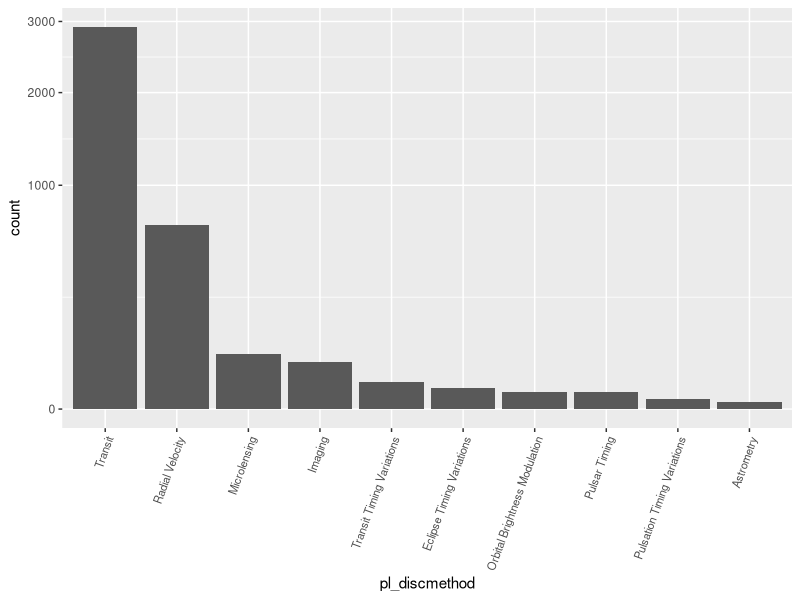
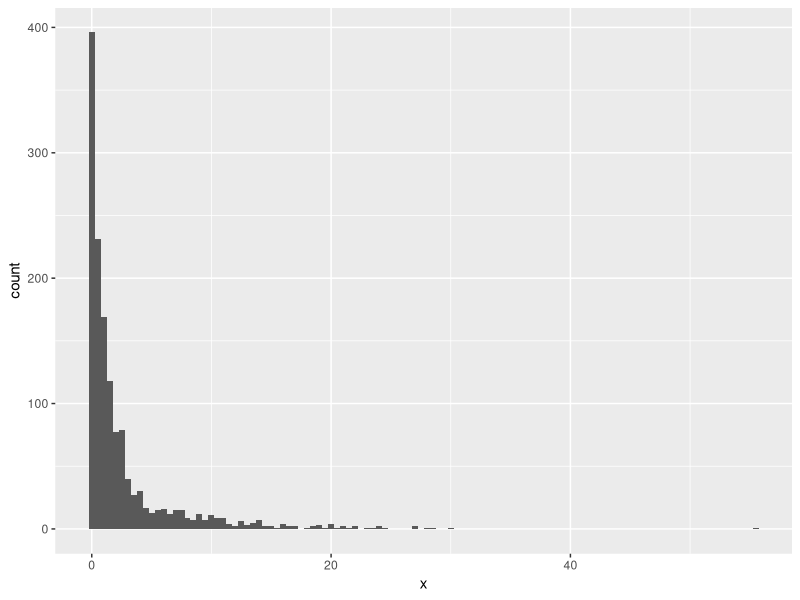
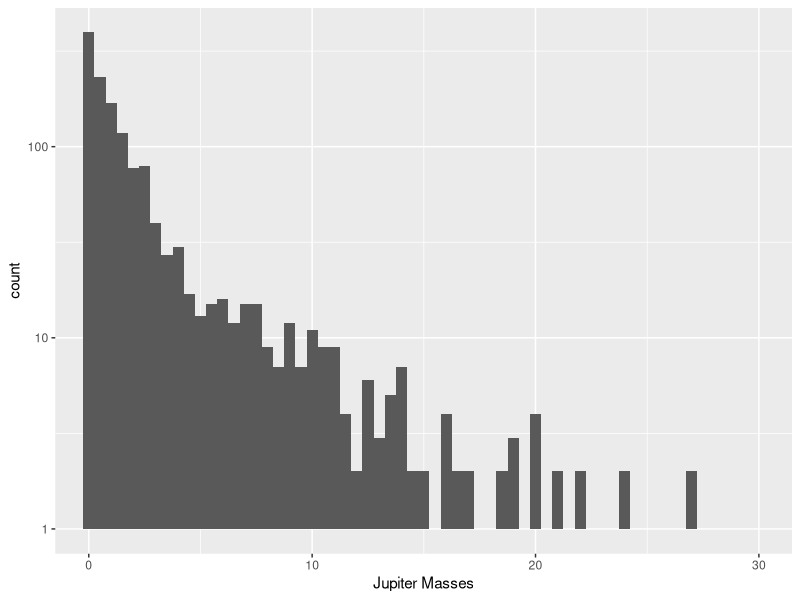
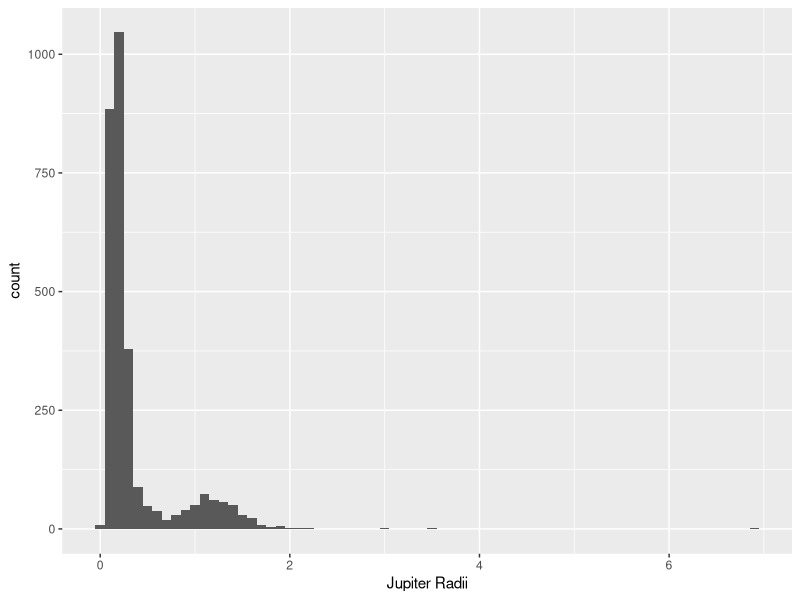
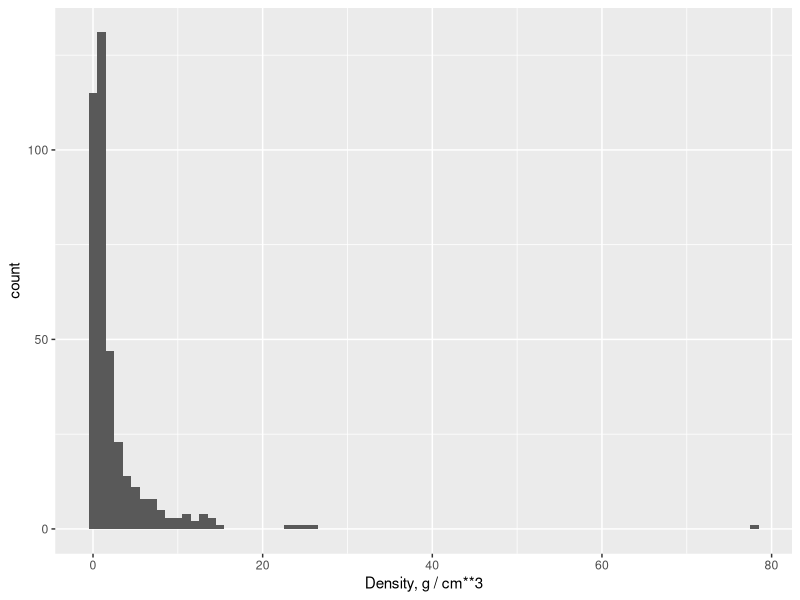
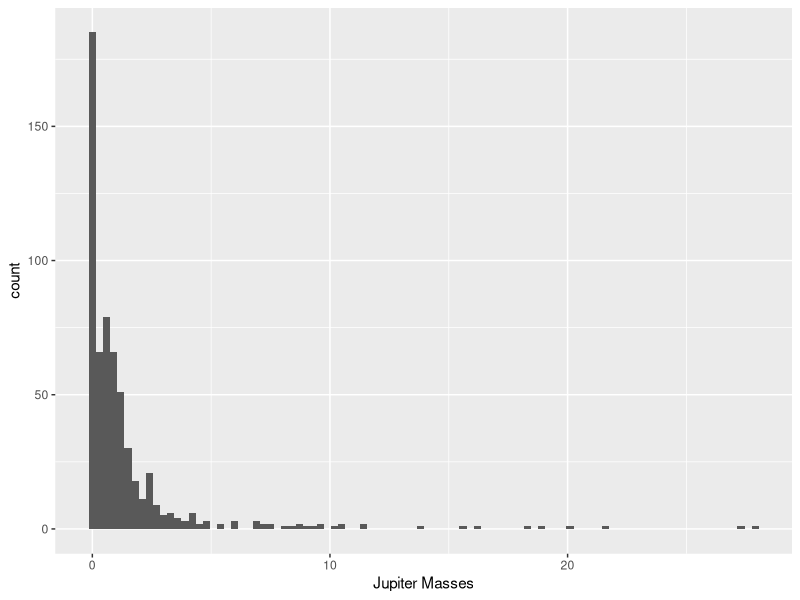
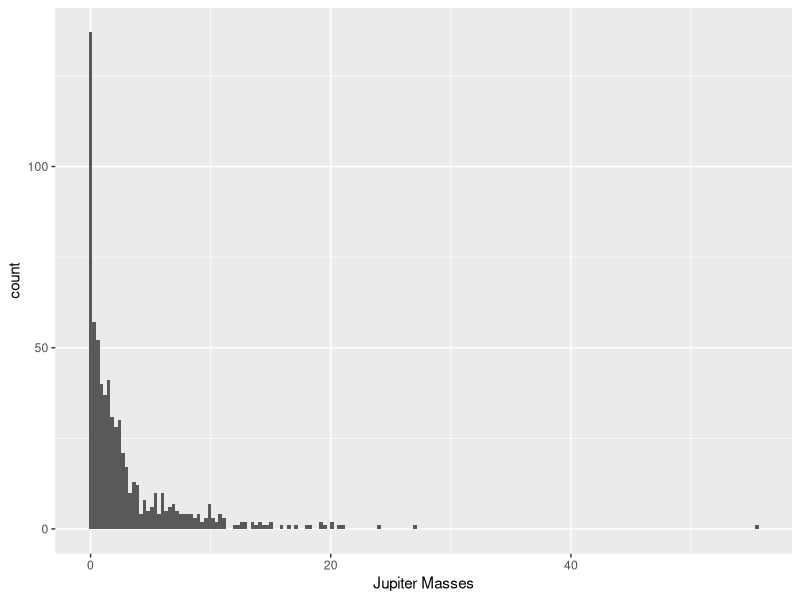
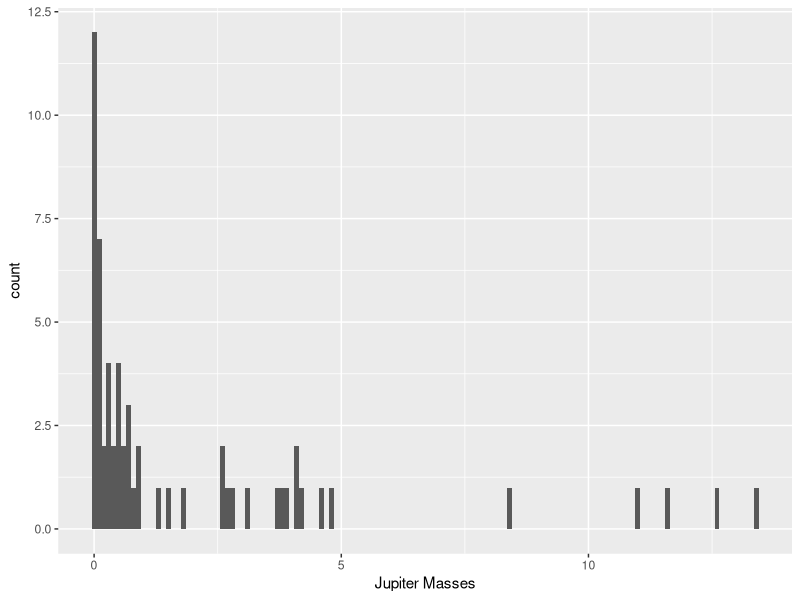

Reproduce these figures in R, in order.
## ---- chunk 1
# Load all of the packages that you end up using in your analysis in this code
# chunk.

# Notice that the parameter "echo" was set to FALSE for this code chunk. This
# prevents the code from displaying in the knitted HTML output. You should set
# echo=FALSE for all code chunks in your file, unless it makes sense for your
# report to show the code that generated a particular plot.

# The other parameters for "message" and "warning" should also be set to FALSE
# for other code chunks once you have verified that each plot comes out as you
# want it to. This will clean up the flow of your report


library(tidyverse)


## ---- chunk 2
# Read in datat to a dataframe object
df <- read.csv('planets.csv', header=TRUE)

# Grab columns 2 through 20
pa <- df[, 2:20]

pa$pl_name <- df$pl_name
pa$st_optmag <- df$st_optmag
pa$st_dist <- df$st_dist
pa$st_spster <- df$st_spstr
pa$st_age <- df$st_age
pa$st_mass <- df$st_mass
pa$st_dist <- df$st_dist
pa$st_teff <- df$st_teff

# Drop columns we don't care about
ep <- pa[ , -which(names(pa) %in% c('pl_orbeccen', 'pl_orbincl', 
                                    'pl_ttvflag', 'pl_kepflag',
                                    'pl_k2flag', 'pl_nnotes',
                                    'ra', 'dec_str', 'pl_bmassprov',
                                    'ra_str'))]

## ---- chunk 3

# Reorder the discovery method factor according to the count of planets
# discovered using each method, descending.
ep$pl_discmethod <- factor(ep$pl_discmethod, levels = 
                             c('Transit','Radial Velocity', 'Microlensing',
                               'Imaging', 'Transit Timing Variations',
                               'Eclipse Timing Variations', 
                               'Orbital Brightness Modulation',
                               'Pulsar Timing', 'Pulsation Timing Variations',
                               'Astrometry'))

# Change the spectral type column to only be the first letter of the string.
# This will give us a broad definition of the star's spectral type rather than
# a very specific one
ep$st_spster <- substring(ep$st_spster, 1, 1)

# Factor spectral type column to ensure ggplot plays nice with it
ep$st_spster %>% factor(levels = c('A', 'B', 'F', 'G', 'K', 'L', 'M', 'S',
                                   'T', 'W'))

# Here we essentially exclude all planets that are not the "final" planet in
# their system, and use this dataframe to keep track of the number of planets
# in each system
num_planets = subset(ep, (ep$pl_letter == 'b' & ep$pl_pnum == 1) |
                       (ep$pl_letter == 'c' & ep$pl_pnum == 2) |
                       (ep$pl_letter == 'd' & ep$pl_pnum == 3) |
                       (ep$pl_letter == 'e' & ep$pl_pnum == 4) |
                       (ep$pl_letter == 'f' & ep$pl_pnum == 5) |
                       (ep$pl_letter == 'g' & ep$pl_pnum == 6) |
                       (ep$pl_letter == 'h' & ep$pl_pnum == 7) | 
                       (ep$pl_letter == 'i' & ep$pl_pnum == 8))


## ---- chunk 4
#' Produces a histogram plot using ggplot2.
#' Arguments: df, a dataframe object; x, a variable in df;
#' binwidth, width of the bars in the histogram

hist_plot <- function(df, x, binwidth) {
  ggplot(df, aes(x = x)) + geom_histogram(binwidth=binwidth)
}

## ---- chunk 5
summary(ep)
## ---- chunk 6
str(ep)
## ---- chunk 7
ggplot(ep, aes(x = pl_discmethod)) + geom_bar() + 
  theme(axis.text.x =  element_text(angle = 70, size = 8, hjust = 1)) +
  scale_y_sqrt()
## ---- chunk 8

## ---- chunk 9

hist_plot(ep, ep$pl_bmassj, .5)

## ---- chunk 10

hist_plot(ep, ep$pl_bmassj, .5) + coord_cartesian(xlim = c(0, 30)) +
scale_y_log10() + xlab('Jupiter Masses')


## ---- chunk 11

hist_plot(ep, ep$pl_radj, .1) + xlab('Jupiter Radii')

## ---- chunk 12

hist_plot(ep, ep$pl_dens, 1) + xlab('Density, g / cm**3')

## ---- chunk 13

trans <- ep %>% subset(pl_discmethod == 'Transit')
rv <- ep %>% subset(pl_discmethod == 'Radial Velocity')
ml <- ep %>% subset(pl_discmethod == 'Microlensing')
im <- ep %>% subset(pl_discmethod == 'Imaging')

## ---- chunk 14

hist_plot(trans, trans$pl_bmassj, .3) + xlab('Jupiter Masses')

## ---- chunk 15

hist_plot(rv, rv$pl_bmassj, .3) + xlab('Jupiter Masses')

## ---- chunk 16

hist_plot(ml, ml$pl_bmassj, .1) + xlab('Jupiter Masses')

## ---- chunk 17

hist_plot(im, im$pl_bmassj, .3) + xlab('Jupiter Masses')

## ---- chunk 18
hist_plot(im, im$pl_radj, .1) + xlab('Jupiter Radii')
## ---- chunk 19
hist_plot(rv, rv$pl_radj, .1) + xlab('Jupiter Radii')
## ---- chunk 20

hist_plot(trans, trans$pl_radj, .1) + xlab('Jupiter Radii')

## ---- chunk 21
summary(num_planets)
ggplot(num_planets, aes(x = factor(pl_pnum))) + geom_bar()


## ---- chunk 22

hist_plot(ep, ep$st_age, .1) + xlab('Star age (billions of years)')

## ---- chunk 23

hist_plot(ep, ep$st_mass, 1)

## ---- chunk 24

hist_plot(ep, ep$st_mass, .1) + coord_cartesian(xlim = c(0, 5))

## ---- chunk 25

ggplot(subset(ep, ep$st_spster != ''), aes(x = st_spster)) +
  geom_bar()

## ---- chunk 26

ggplot(subset(ep, ep$pl_dens <= 60), aes(x = pl_dens, y = pl_bmassj)) + 
  geom_point()

## ---- chunk 27

ggplot(ep, aes(x = pl_radj, y = pl_bmassj)) + geom_point()

## ---- chunk 28

ggplot(ep, aes(x = st_dist, y = pl_bmassj)) + geom_point()

## ---- chunk 29

ggplot(ep, aes(x = st_dist, y = pl_bmassj)) + geom_point()

## ---- chunk 30

ggplot(subset(ep, ep$st_spster == 'F' | ep$st_spster == 'G' |
                ep$st_spster == 'K' | ep$st_spster == 'M'), 
              aes(x = st_spster, y = st_dist)) + geom_boxplot() + 
  coord_cartesian(ylim = c(0, 1000))

## ---- chunk 31

names(ep)

ggplot(ep, aes(x = st_mass, y = pl_bmassj)) + geom_point() +
  coord_cartesian(xlim = c(0, 15), ylim = c(0, 30))

## ---- chunk 32

## ---- chunk 33

ggplot(ep, aes(x = st_dist, y = pl_bmassj, color = pl_discmethod)) +
  geom_point(alpha = 0.2) + scale_color_brewer(type='qual', palette = 2)

## ---- chunk 34

## ---- chunk 35

## ---- chunk 36

